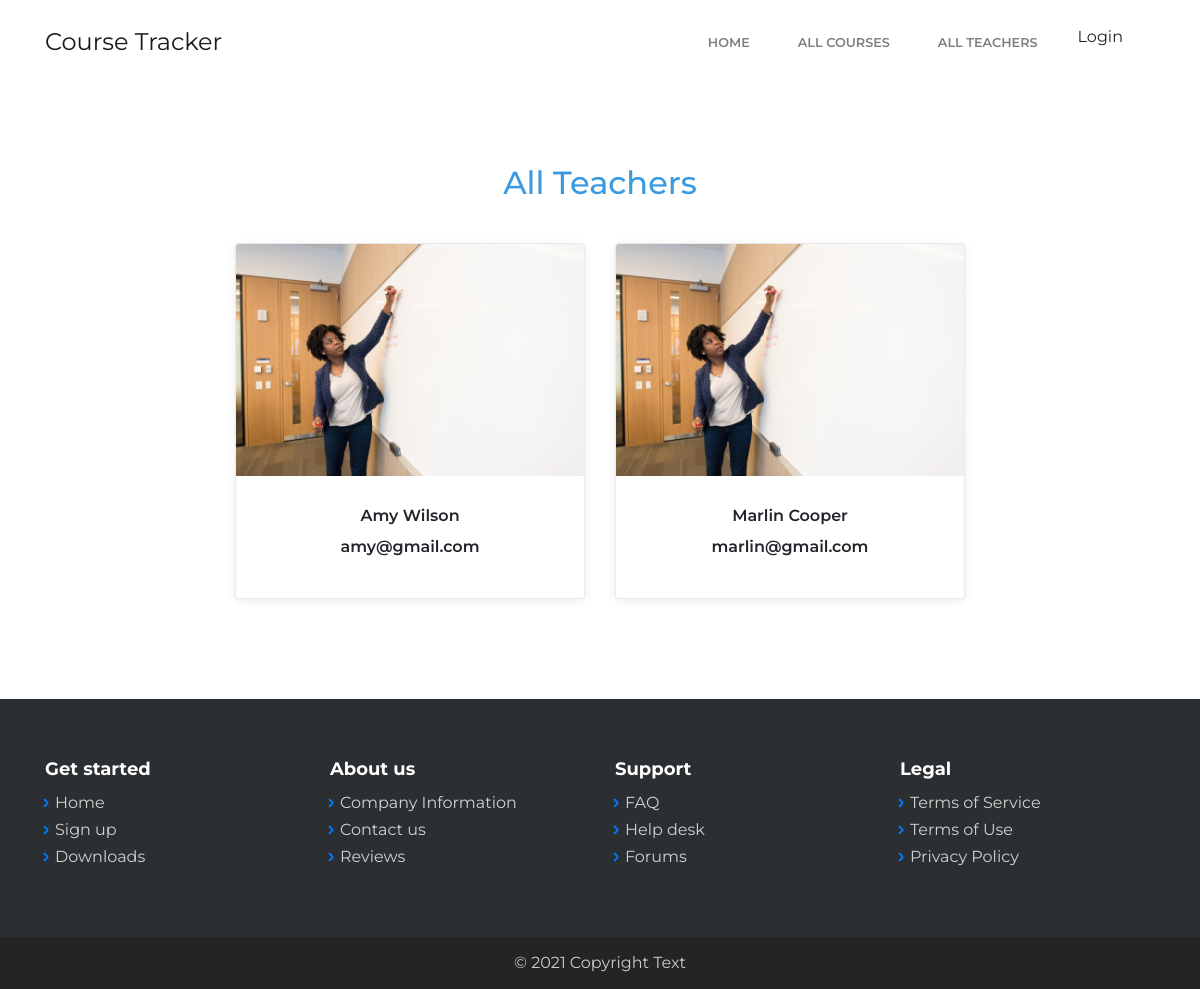
Screenshot of /teachers/ with the database file from the repository.
### accounts/models.py (models this page shows, shortened)
class Teacher (models.Model):
    teacher_id = models.AutoField(primary_key=True)
    teacher_name = models.CharField(max_length=100, null=False)
    username = models.CharField(max_length=10, null=False, default ="")
    password =  models.CharField(max_length=10, null=False,default="")
    teacher_image = models.ImageField(upload_to="teacher-images/", default="")
    teacher_email = models.EmailField(max_length=254, default="")
    teacher_phone = models.CharField(max_length=20, default='')
    teacher_dob = models.DateField(auto_now=False, auto_now_add=False)
    course =models.ForeignKey(Course, on_delete=models.CASCADE, default="")

### accounts/views.py (the view)
# urls.py: path("teachers/", views.teachers, name='teachers'),
def teachers(request):
    tech = Teacher.objects.raw('SELECT * FROM accounts_teacher')
    print(tech)
    return render(request, 'teachers.html', {'tech': tech})

### templates/teachers.html (shortened to what this page needs)
{% extends 'base.html' %}
{% load static %}
{% block body %}
    <main class="page">
        <section class="clean-block about-us">
            <div class="container">
                <div class="block-heading">
                    <h2 class="text-info">All Teachers</h2>
                </div>
                <div class="row justify-content-center">
                  {% for tea in tech %}
                    <div class="col-sm-6 col-lg-4">
                        <div class="card text-center clean-card"><img class="card-img-top w-100 d-block" src="/media/{{tea.teacher_image}}">
                            <div class="card-body info">
                                <h4 class="card-title">{{ tea.teacher_name }}</h4>
                                <h4 class="card-title">{{ tea.teacher_email }}</h4>
                            </div>
                        </div>
                    </div>
                    {% endfor %}
                    </div>
                </div>
        </section>
    </main>
{% endblock %}

### static/css/smoothproducts.css (style rules this page uses)
html, body { height: 100%; width: 100%; }

### rows the page displays
Teacher: teacher_image (picture), teacher_name "Amy Wilson", teacher_email "amy@gmail.com"
Teacher: teacher_image (picture), teacher_name "Marlin Cooper", teacher_email "marlin@gmail.com"
